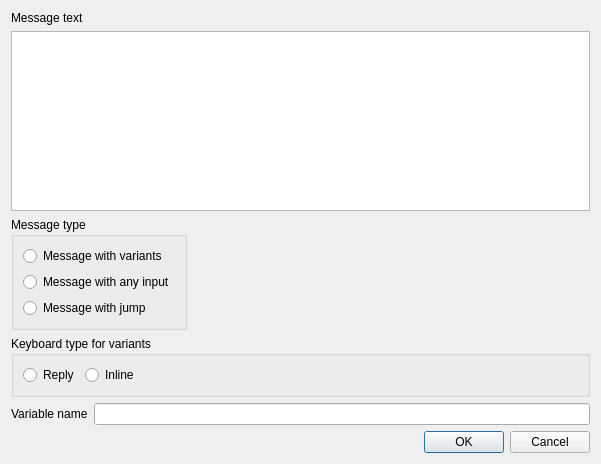
<?xml version="1.0" encoding="UTF-8"?>
<ui version="4.0">
 <class>MessageEditorDialog</class>
 <widget class="QDialog" name="MessageEditorDialog">
  <property name="geometry">
   <rect>
    <x>0</x>
    <y>0</y>
    <width>601</width>
    <height>464</height>
   </rect>
  </property>
  <property name="windowTitle">
   <string>Change message</string>
  </property>
  <layout class="QVBoxLayout" name="verticalLayout_3">
   <item>
    <layout class="QVBoxLayout" name="verticalLayout">
     <item>
      <widget class="QLabel" name="label">
       <property name="text">
        <string>Message text</string>
       </property>
      </widget>
     </item>
     <item>
      <widget class="QTextEdit" name="message_text_edit"/>
     </item>
     <item>
      <layout class="QHBoxLayout" name="horizontalLayout_4">
       <property name="rightMargin">
        <number>0</number>
       </property>
       <item>
        <widget class="QGroupBox" name="groupBox_2">
         <property name="title">
          <string>Message type</string>
         </property>
         <layout class="QVBoxLayout" name="verticalLayout_2">
          <item>
           <widget class="QRadioButton" name="message_variants_radio">
            <property name="text">
             <string>Message with variants</string>
            </property>
           </widget>
          </item>
          <item>
           <widget class="QRadioButton" name="message_any_input_radio">
            <property name="text">
             <string>Message with any input</string>
            </property>
           </widget>
          </item>
          <item>
           <widget class="QRadioButton" name="message_jump_radio">
            <property name="text">
             <string>Message with jump</string>
            </property>
           </widget>
          </item>
         </layout>
        </widget>
       </item>
       <item>
        <spacer name="horizontalSpacer_3">
         <property name="orientation">
          <enum>Qt::Horizontal</enum>
         </property>
         <property name="sizeHint" stdset="0">
          <size>
           <width>40</width>
           <height>20</height>
          </size>
         </property>
        </spacer>
       </item>
       <item>
        <widget class="QLabel" name="message_image">
         <property name="minimumSize">
          <size>
           <width>0</width>
           <height>0</height>
          </size>
         </property>
         <property name="maximumSize">
          <size>
           <width>16777215</width>
           <height>16777215</height>
          </size>
         </property>
         <property name="text">
          <string/>
         </property>
         <property name="scaledContents">
          <bool>true</bool>
         </property>
        </widget>
       </item>
      </layout>
     </item>
    </layout>
   </item>
   <item>
    <widget class="QGroupBox" name="groupBox">
     <property name="title">
      <string>Keyboard type for variants</string>
     </property>
     <layout class="QHBoxLayout" name="horizontalLayout_2">
      <item>
       <widget class="QRadioButton" name="radio_reply">
        <property name="text">
         <string>Reply</string>
        </property>
       </widget>
      </item>
      <item>
       <widget class="QRadioButton" name="radio_inline">
        <property name="text">
         <string>Inline</string>
        </property>
       </widget>
      </item>
      <item>
       <spacer name="horizontalSpacer_2">
        <property name="orientation">
         <enum>Qt::Horizontal</enum>
        </property>
        <property name="sizeHint" stdset="0">
         <size>
          <width>40</width>
          <height>20</height>
         </size>
        </property>
       </spacer>
      </item>
     </layout>
    </widget>
   </item>
   <item>
    <layout class="QHBoxLayout" name="horizontalLayout">
     <item>
      <widget class="QLabel" name="label_2">
       <property name="text">
        <string>Variable name</string>
       </property>
      </widget>
     </item>
     <item>
      <widget class="QLineEdit" name="variable_name_line_edit"/>
     </item>
    </layout>
   </item>
   <item>
    <layout class="QHBoxLayout" name="horizontalLayout_3">
     <item>
      <spacer name="horizontalSpacer">
       <property name="orientation">
        <enum>Qt::Horizontal</enum>
       </property>
       <property name="sizeHint" stdset="0">
        <size>
         <width>128</width>
         <height>20</height>
        </size>
       </property>
      </spacer>
     </item>
     <item>
      <widget class="QDialogButtonBox" name="buttonBox">
       <property name="orientation">
        <enum>Qt::Horizontal</enum>
       </property>
       <property name="standardButtons">
        <set>QDialogButtonBox::Cancel|QDialogButtonBox::Ok</set>
       </property>
      </widget>
     </item>
    </layout>
   </item>
  </layout>
 </widget>
 <resources/>
 <connections>
  <connection>
   <sender>buttonBox</sender>
   <signal>accepted()</signal>
   <receiver>MessageEditorDialog</receiver>
   <slot>accept()</slot>
   <hints>
    <hint type="sourcelabel">
     <x>248</x>
     <y>254</y>
    </hint>
    <hint type="destinationlabel">
     <x>157</x>
     <y>274</y>
    </hint>
   </hints>
  </connection>
  <connection>
   <sender>buttonBox</sender>
   <signal>rejected()</signal>
   <receiver>MessageEditorDialog</receiver>
   <slot>reject()</slot>
   <hints>
    <hint type="sourcelabel">
     <x>316</x>
     <y>260</y>
    </hint>
    <hint type="destinationlabel">
     <x>286</x>
     <y>274</y>
    </hint>
   </hints>
  </connection>
 </connections>
</ui>
